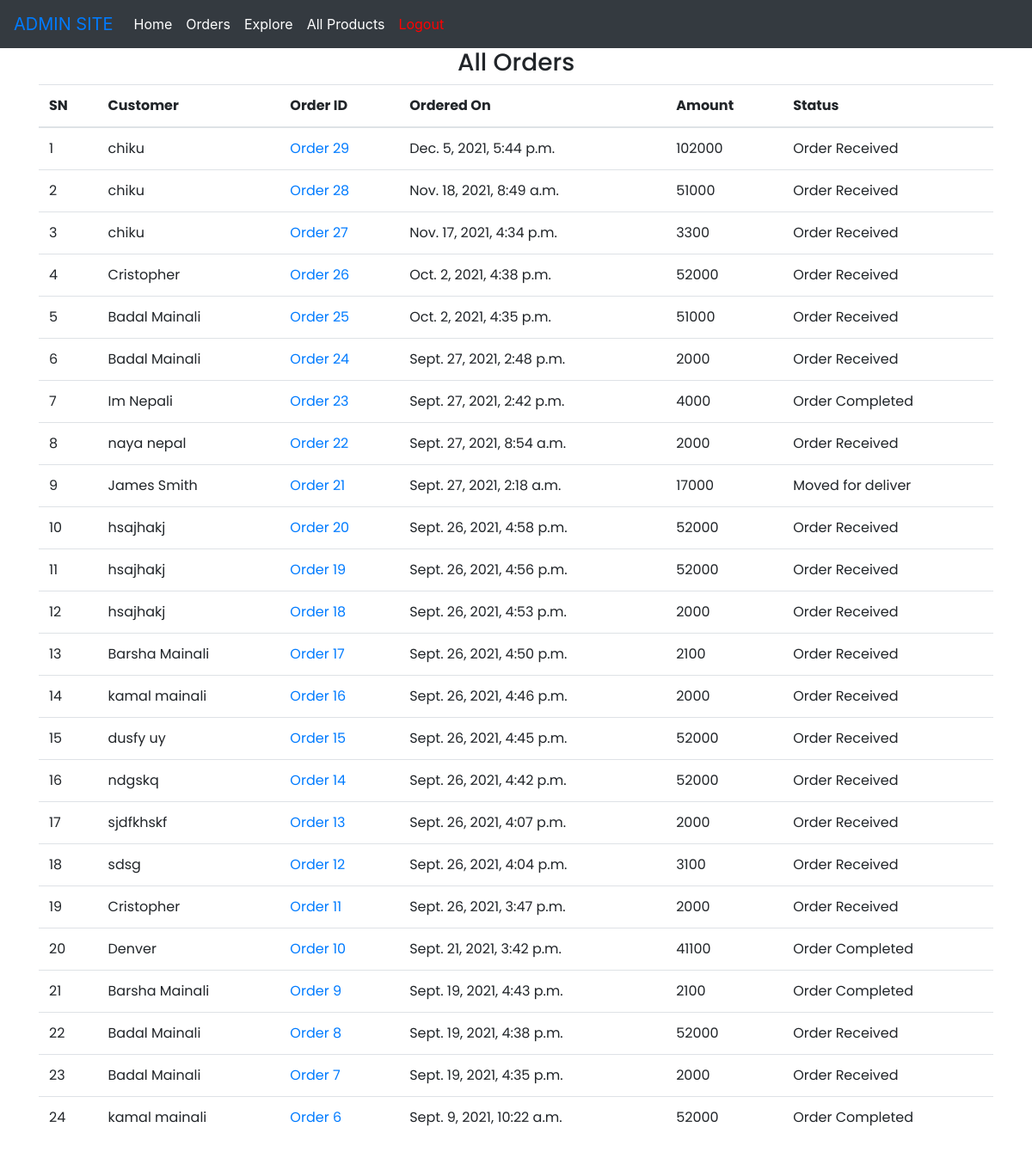
/admin-all-orders/ (signed in), run on the app's committed database.
### Main/models.py (models this page shows, shortened)
class Order(models.Model):
    cart=models.OneToOneField(Cart,on_delete=models.CASCADE)
    ordered_by=models.CharField(max_length=200)
    shipping_address=models.CharField(max_length=200)
    mobile=models.CharField(max_length=10)
    email=models.EmailField(null=True)
    subtotal=models.PositiveIntegerField()
    discount=models.PositiveIntegerField()
    total=models.PositiveIntegerField()
    order_status=models.CharField(max_length=50,choices=ORDER_STATUS)
    payment_method=models.CharField(max_length=20,choices=METHOD,default="Cash On Delivery")
    payment_completed=models.BooleanField(default=False,null=True,blank=True)

class Cart(models.Model):
    customer=models.ForeignKey(Customer, on_delete=models.SET_NULL, null=True)
    total=models.PositiveIntegerField(default=0)
    created_at=models.DateTimeField(auto_now_add=True)

### Main/views.py (the view)
# urls.py: path('admin-all-orders/',AdminOrderList.as_view(),name="adminorderlist"),
class AdminOrderList(AdminRequiredMixin, ListView):
    template_name = "adminn/adminorderlist.html"
    queryset = Order.objects.all().order_by("-id")
    context_object_name = "allorder"

### Main/views.py (called while the page is built)
    def dispatch(self, request, *args, **kwargs):
        if request.user.is_authenticated and Admin.objects.filter(user=request.user).exists():
            pass
        else:
            return redirect("admin-login")
        return super().dispatch(request,*args,**kwargs)

### templates/adminn/adminorderlist.html (shortened to what this page needs)
{% extends "adminn/adminbase.html" %}
{% load humanize %}
{% block content %}
<div class="container">
  <div class="row">
    <div class="col-md-12">
      <h3 class="text-center">All Orders</h3>
       <table class="table">
            <thead>
            <tr>
                <th>SN</th>
                <th>Customer</th>
                <th>Order ID</th>
                <th>Ordered On</th>
                <th>Amount</th>
                <th>Status</th>
            </tr>
            </thead>
            <tbody>
            {% for order in allorder %}
            <tr>
                <td>{{forloop.counter}}</td>
                <td>{{order.ordered_by}}</a></td>
                <td><a href="{% url 'admin-order' order.pk %}">Order {{order.id}}</a></td>
                <td>{{order.cart.created_at}}</td>
                <td>{{order.total}}</td>
                <td>{{order.order_status}}</td>
            </tr>
            {% endfor %}
            </tbody>
        </table>
    </div>
  </div>
</div>
{% endblock %}

### templates/adminn/adminbase.html (style rules this page uses)
.container { font-family: 'Poppins', sans-serif; }

### data on the page
Order: ordered_by "chiku", id "29", cart.created_at "Dec. 5, 2021, 5:44 p.m.", total "102000", order_status "Order Received"
Order: ordered_by "chiku", id "28", cart.created_at "Nov. 18, 2021, 8:49 a.m.", total "51000", order_status "Order Received"
Order: ordered_by "chiku", id "27", cart.created_at "Nov. 17, 2021, 4:34 p.m.", total "3300", order_status "Order Received"
Order: ordered_by "Cristopher", id "26", cart.created_at "Oct. 2, 2021, 4:38 p.m.", total "52000", order_status "Order Received"
Order: ordered_by "Badal Mainali", id "25", cart.created_at "Oct. 2, 2021, 4:35 p.m.", total "51000", order_status "Order Received"
Order: ordered_by "Badal Mainali", id "24", cart.created_at "Sept. 27, 2021, 2:48 p.m.", total "2000", order_status "Order Received"
Order: ordered_by "Im Nepali", id "23", cart.created_at "Sept. 27, 2021, 2:42 p.m.", total "4000", order_status "Order Completed"
Order: ordered_by "naya nepal", id "22", cart.created_at "Sept. 27, 2021, 8:54 a.m.", total "2000", order_status "Order Received"
Order: ordered_by "James Smith", id "21", cart.created_at "Sept. 27, 2021, 2:18 a.m.", total "17000", order_status "Moved for deliver"
Order: ordered_by "hsajhakj", id "20", cart.created_at "Sept. 26, 2021, 4:58 p.m.", total "52000", order_status "Order Received"
Order: ordered_by "hsajhakj", id "19", cart.created_at "Sept. 26, 2021, 4:56 p.m.", total "52000", order_status "Order Received"
Order: ordered_by "hsajhakj", id "18", cart.created_at "Sept. 26, 2021, 4:53 p.m.", total "2000", order_status "Order Received"
Order: ordered_by "Barsha Mainali", id "17", cart.created_at "Sept. 26, 2021, 4:50 p.m.", total "2100", order_status "Order Received"
Order: ordered_by "kamal mainali", id "16", cart.created_at "Sept. 26, 2021, 4:46 p.m.", total "2000", order_status "Order Received"
Order: ordered_by "dusfy uy", id "15", cart.created_at "Sept. 26, 2021, 4:45 p.m.", total "52000", order_status "Order Received"
Order: ordered_by "ndgskq", id "14", cart.created_at "Sept. 26, 2021, 4:42 p.m.", total "52000", order_status "Order Received"
Order: ordered_by "sjdfkhskf", id "13", cart.created_at "Sept. 26, 2021, 4:07 p.m.", total "2000", order_status "Order Received"
Order: ordered_by "sdsg", id "12", cart.created_at "Sept. 26, 2021, 4:04 p.m.", total "3100", order_status "Order Received"
Order: ordered_by "Cristopher", id "11", cart.created_at "Sept. 26, 2021, 3:47 p.m.", total "2000", order_status "Order Received"
Order: ordered_by "Denver", id "10", cart.created_at "Sept. 21, 2021, 3:42 p.m.", total "41100", order_status "Order Completed"
Order: ordered_by "Barsha Mainali", id "9", cart.created_at "Sept. 19, 2021, 4:43 p.m.", total "2100", order_status "Order Completed"
Order: ordered_by "Badal Mainali", id "8", cart.created_at "Sept. 19, 2021, 4:38 p.m.", total "52000", order_status "Order Received"
Order: ordered_by "Badal Mainali", id "7", cart.created_at "Sept. 19, 2021, 4:35 p.m.", total "2000", order_status "Order Received"
Order: ordered_by "kamal mainali", id "6", cart.created_at "Sept. 9, 2021, 10:22 a.m.", total "52000", order_status "Order Completed"
